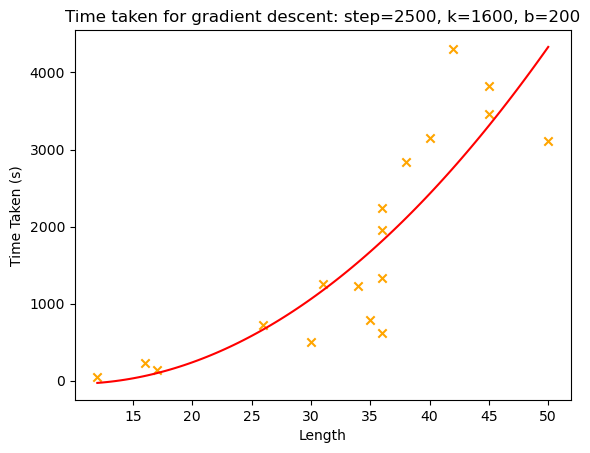

Source code (Python):
import numpy as np
import matplotlib.pyplot as plt

with open('./data/eterna/eterna_n50.txt', 'r') as data:
    ids = data.read().split('\n')
    n = [len(line.split(' ')[1]) for line in ids if len(line) > 0]
    ids = [line.split(' ')[0] for line in ids if len(line) > 0]

    time = []
    for p_id in ids:
        with open(f'./results/sampling_time/{p_id}.txt', 'r') as f:
            lines = f.read().split('\n')
            t_line = lines[-2]
            time.append(float(t_line.split(': ')[1]))

# Calculate best-fit line
coefficients = np.polyfit(n, time, 2)
print(coefficients)
poly_line = np.poly1d(coefficients)
x_values = np.linspace(min(n), max(n), 100)
y_values = poly_line(x_values)

plt.scatter(n, time, marker='x', color='orange', label='Exact Time')
plt.plot(x_values, y_values, color='red', label='Best Fit Line: 2.7x^2')

plt.xlabel("Length")
plt.ylabel("Time Taken (s)")
plt.title("Time taken for gradient descent: step=2500, k=1600, b=200")
plt.savefig(f'./time.png', format="png", bbox_inches="tight")

print(n)
print(time)